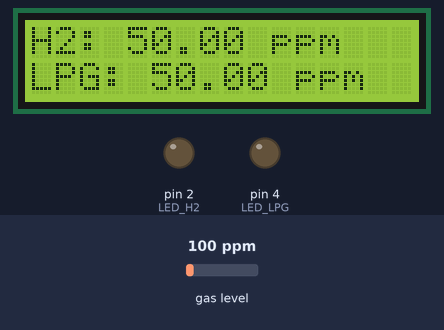
A sketch run on a simulated Arduino Uno, built with avr-gcc and run on an emulated ATmega328P. On the bench: 16×2 character LCD, output pins drawn as LEDs (lit = HIGH). The inputs (shaded band) are chosen by the test bench; at power-on: gas level 100 ppm. What the sketch prints to the serial monitor is not drawn.

Above: at 10.7 s.
10.8 s: gas level set to 20 ppm
At 12.8 s:
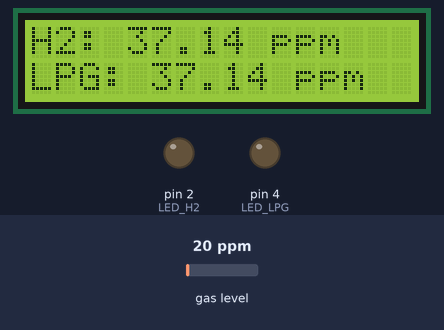
13.7 s: gas level set to 250 ppm
At 15.4 s:
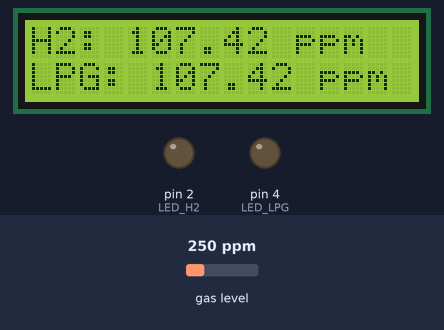
15.7 s: gas level set to 500 ppm
At 16.7 s:
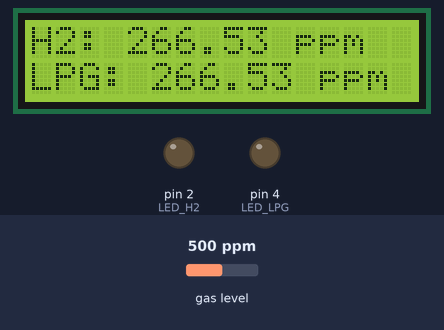
Timing chart, 0 to 18.7 s (numbered marks = the images above; inputs shaded):
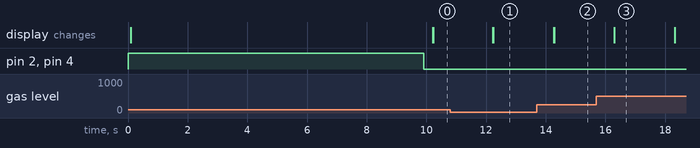

The sketch:

Test_RTOS.ino
```cpp
#include <Arduino_FreeRTOS.h>
#include <MQUnifiedsensor.h>
#include <LiquidCrystal_I2C.h>
#include <SimpleKalmanFilter.h>

// Sensor dan LCD
#define placa "Arduino UNO"
#define Voltage_Resolution 5
#define pin A0
#define type "MQ-5"
#define ADC_Bit_Resolution 10
#define RatioMQ5CleanAir 6.5

#define H2_THRESHOLD 4.36
#define LPG_THRESHOLD 5.10
#define LED_H2 2
#define LED_LPG 4

struct GasData {
  float h2_ppm;
  float lpg_ppm;
};

volatile GasData gasData; // volatile: agar akses antar task tetap valid

LiquidCrystal_I2C lcd(0x27, 16, 2);

SimpleKalmanFilter kalmanH2(2, 2, 0.01);   // (process noise, measurement noise, estimated error)
SimpleKalmanFilter kalmanLPG(2, 2, 0.01);

MQUnifiedsensor MQ5(placa, Voltage_Resolution, ADC_Bit_Resolution, pin, type);

void TaskAnalogRead(void *pvParameters) {
  MQ5.setRegressionMethod(1); // Exponential
  MQ5.setA(1163.8); MQ5.setB(-3.875); // H2
  MQ5.init();
  MQ5.setR0(10);

  Serial.println("Kalibrasi MQ-5...");
  float calcR0 = 0;
  for (int i = 0; i < 10; i++) {
    MQ5.update();
    calcR0 += MQ5.calibrate(RatioMQ5CleanAir);
    vTaskDelay(1000 / portTICK_PERIOD_MS);
  }
  MQ5.setR0(calcR0 / 10.0);
  Serial.print("R0: "); Serial.println(MQ5.getR0());

  for (;;) {
    MQ5.update();
    MQ5.setA(1163.8); MQ5.setB(-3.875);
    float h2_raw = MQ5.readSensor();
    gasData.h2_ppm = kalmanH2.updateEstimate(h2_raw);

    MQ5.setA(80.897); MQ5.setB(-2.431);
    float lpg_raw = MQ5.readSensor();
    gasData.lpg_ppm = kalmanLPG.updateEstimate(lpg_raw);

    Serial.print("H2: "); Serial.print(gasData.h2_ppm);
    Serial.print(" ppm\t");
    Serial.print("LPG: "); Serial.println(gasData.lpg_ppm);

    vTaskDelay(2000 / portTICK_PERIOD_MS);
  }
}

void TaskLEDIndicator(void *pvParameters) {
  pinMode(LED_H2, OUTPUT);
  pinMode(LED_LPG, OUTPUT);

  for (;;) {
    digitalWrite(LED_H2, gasData.h2_ppm > H2_THRESHOLD ? LOW : HIGH);
    digitalWrite(LED_LPG, gasData.lpg_ppm > LPG_THRESHOLD ? LOW : HIGH);
    vTaskDelay(500 / portTICK_PERIOD_MS);
  }
}

void TaskLCDDisplay(void *pvParameters) {
  // PENTING: Inisialisasi hanya sekali di luar loop!
  lcd.init();
  lcd.backlight();
  lcd.clear();

  for (;;) {
    lcd.setCursor(0, 0);
    lcd.print("H2: ");
    lcd.print(gasData.h2_ppm, 2);
    lcd.print(" ppm   "); // clear sisa karakter

    lcd.setCursor(0, 1);
    lcd.print("LPG: ");
    lcd.print(gasData.lpg_ppm, 2);
    lcd.print(" ppm  ");

    vTaskDelay(2000 / portTICK_PERIOD_MS);
  }
}

void setup() {
  Serial.begin(9600);

  // Hati-hati dengan alokasi stack untuk Uno (gunakan kecil)
  xTaskCreate(TaskAnalogRead, "Sensor", 192, NULL, 2, NULL);
  xTaskCreate(TaskLEDIndicator, "LED", 128, NULL, 1, NULL);
  xTaskCreate(TaskLCDDisplay, "LCD", 192, NULL, 1, NULL);
}

void loop() {
  // FreeRTOS loop kosong
}
```
